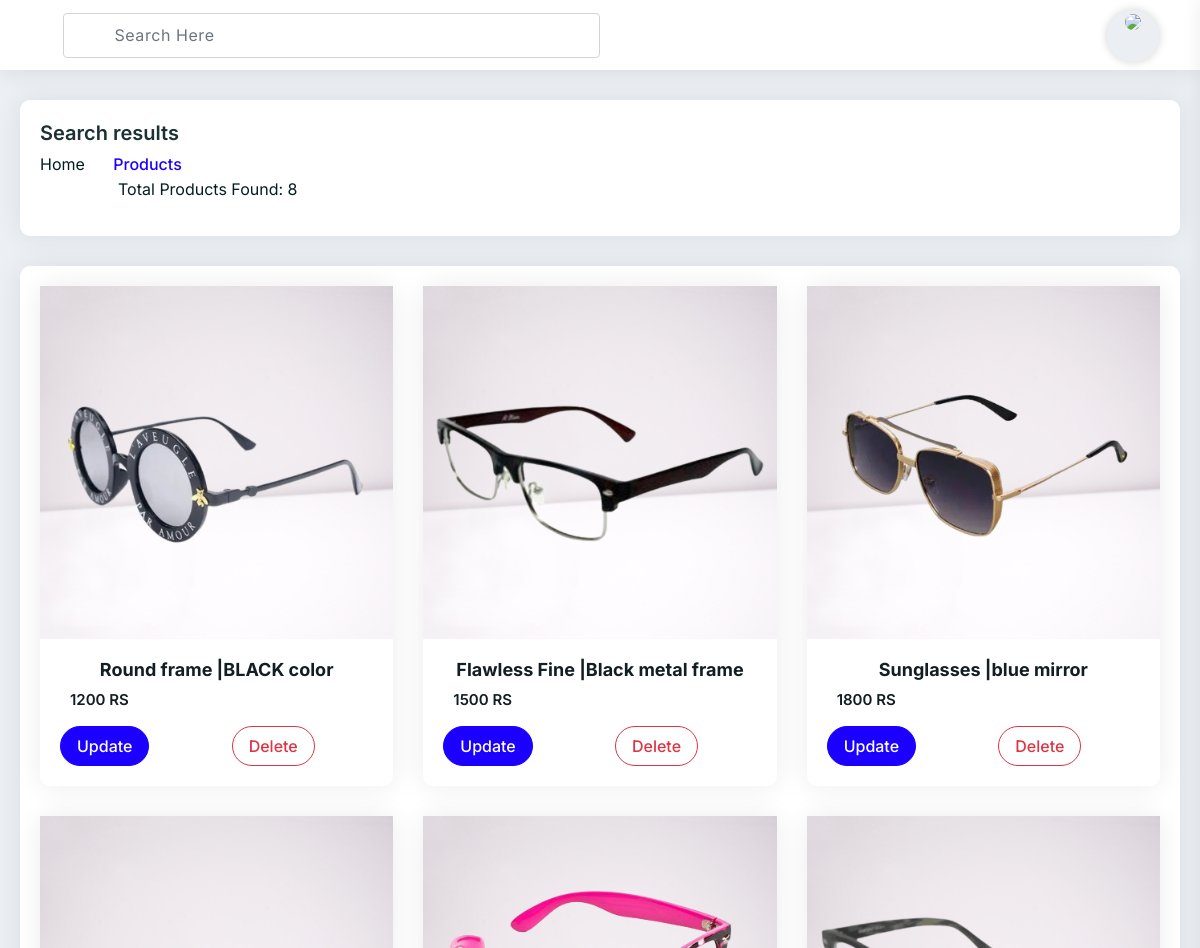
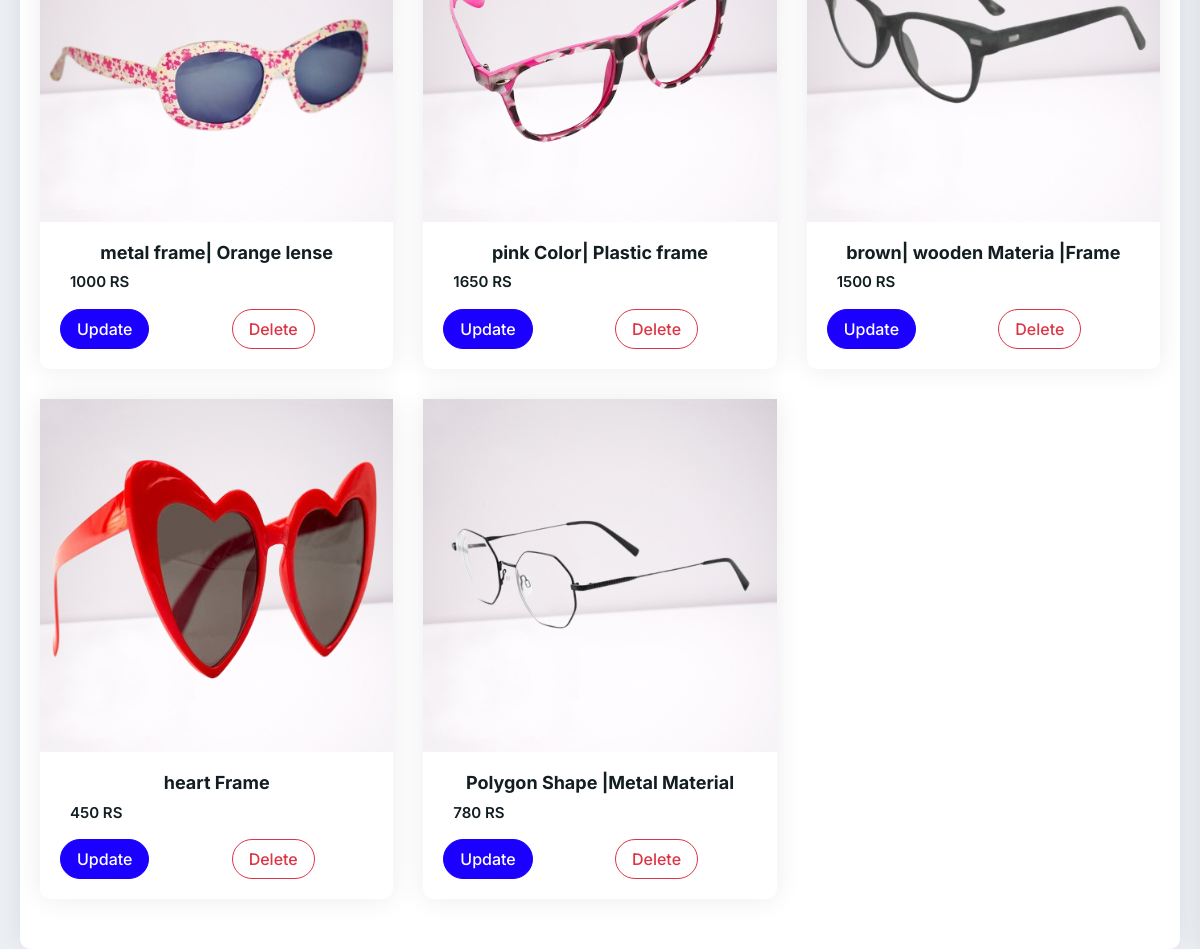
The app's page /search/ with its own data (2 pictures, top to bottom).
### clientapp/models.py (models this page shows)
class Product(models.Model):
    title=models.CharField(max_length=100)
    price=models.IntegerField(default=0)
    description=models.CharField(max_length=1000)
    image=models.FileField(upload_to='upload/products/')
    tryon=models.FileField(upload_to='upload/tryon/')
    category=models.ForeignKey(Category,on_delete=models.CASCADE)
    created_at = models.DateTimeField(default=timezone.now)  # Add this line

### AdminApp/views.py (the view)
# urls.py: path('search/', search_results, name='search_results'),
def search_results(request):
    query = request.GET.get('query', '')
    category_id = request.GET.get('category', '')
    from_date = request.GET.get('from_date', '')
    to_date = request.GET.get('to_date', '')
    print(f"Query: {query}, Category ID: {category_id}, From: {from_date}, To: {to_date}")
    products = Product.objects.all()
    if query:
        products = products.filter(
            Q(title__icontains=query) |
            Q(description__icontains=query)
        )
    if category_id:
        products = products.filter(category_id=category_id)
    if from_date and to_date:
        products = products.filter(created_at__range=[from_date, to_date])
    print(f"Filtered Products: {products}")
    categories = Category.objects.all()
    context = {
        'products': products,
        'categories': categories,
        'query': query,
        'selected_category': category_id,
        'from_date': from_date,
        'to_date': to_date,
    }
    return render(request, 'search_results.html', context)

### clientapp/context_processor.py (called while the page is built)
def user_profile_image(request):
    user = None
    if 'id' in request.session:
        try:
            user = User.objects.get(id=request.session['id'])
        except User.DoesNotExist:
            pass
    return {'user': user}

### AdminApp/templates/search_results.html (shortened to what this page needs)
{% extends "dashboardheader.html" %}
{% load static %}
{% block start %}
<div class="main-container">
    <div class="pd-ltr-20 xs-pd-20-10">
        <div class="min-height-200px">
            <div class="page-header">
                <div class="row">
                    <div class="col-md-6 col-sm-12 ">
                        <div class="title">
                            <h4>Search results</h4>
                        </div>
                        <nav aria-label="breadcrumb" role="navigation">
                            <ol class="breadcrumb">
                                <li class="breadcrumb-item"><a href="/dashboard/">Home</a></li>
                                <li class="breadcrumb-item active" aria-current="page">Products</li>
                            </ol>
                        </nav>
                        <div class="col-md-6 col-sm-12 text-right">
                            <p>Total Products Found: {{ products.count }}</p>
                        </div>
                    </div>
                </div>
            </div>
            <div class="card-box mb-30">
                <div class="pd-20">
                    {% if products %}
        <div class="product-wrap">
            <div class="product-list">
                <ul class="row">
                    {% for product in products %}
                    <li class="col-lg-4 col-md-6 col-sm-12">
                        <div class="product-box">
                            <div class="product-img">
                                <img src="{{ product.image.url }}" alt="{{ product.title }}">
                            </div>
                            <div class="product-caption">
                                <h4 class="text-center">
                                    <a href="#">{{ product.title }}</a>
                                </h4>
                                <div class="price">
                                    <ins>{{ product.price }} RS</ins>
                                </div>
                                <div class="row">
                                    <div class="col-lg-6 col-text-center">
                                        <button type="button" class="btn btn-primary" data-toggle="modal" data-target="#Update{{forloop.counter}}">
                                            Update
                                        </button>
                                    </div>
                                    <div class="col-lg-6 col-text-center">
                                        <a href="/deleteProduct/{{product.id}}" class="btn btn-outline-danger">Delete</a>
                                    </div>
                                </div>
                            </div>
                        </div>
                    </li>
                    {% endfor %}
                </ul>
            </div>
        </div>
    {% else %}
        <p>No products found.</p>
    {% endif %}
                </div>
            </div>
        </div>
    </div>
</div>
{% endblock %}

### AdminApp/templates/Dashboardheader.html (shortened to what this page needs)
{% load static %}
<!DOCTYPE html>
<html>
<head>
	<link rel="stylesheet" type="text/css" href="{% static 'vendors/styles/core.css' %}">
	<link rel="stylesheet" type="text/css" href="{% static 'vendors/styles/icon-font.min.css' %}">
	<link rel="stylesheet" type="text/css" href="{% static 'src/plugins/datatables/css/dataTables.bootstrap4.min.css' %}">
	<link rel="stylesheet" type="text/css" href="{% static 'src/plugins/datatables/css/responsive.bootstrap4.min.css' %}">
	<link rel="stylesheet" type="text/css" href="{% static 'vendors/styles/style.css' %}">
</head>
<body>
	<div class="header">
		<div class="header-left">
			<div class="menu-icon dw dw-menu"></div>
				<div class="header-search">
					<form method="GET" action="{% url 'search_results' %}" enctype="multipart/form-data">
						<div class="form-group mb-0">
							<i class="dw dw-search2 search-icon"></i>
							<input type="text" class="form-control search-input" name="query" placeholder="Search Here" value="{{ query }}">
						</div>
					</form>
				</div>
		</div>
		<div class="header-right">
			<div class="dashboard-setting user-notification">
				<div class="dropdown">
					<a class="dropdown-toggle no-arrow" href="javascript:;" data-toggle="right-sidebar">
						<i class="dw dw-settings2"></i>
					</a>
				</div>
			</div>
			<div class="user-info-dropdown">
				<div class="dropdown">
					<a class="dropdown-toggle" href="#" role="button" data-toggle="dropdown">
						<span class="user-icon">
							<img src="{% get_media_prefix %}{{user.image}}" id="image" class="mt-1">
						</span>
					</a>
				</div>
			</div>
		</div>
	</div>
	{% block start %}
    {% endblock %}
</body>
</html>

### records on screen
Product: image (picture), title "Round frame |BLACK color", price "1200"
Product: image (picture), title "Flawless Fine |Black metal frame", price "1500"
Product: image (picture), title "Sunglasses |blue mirror", price "1800"
Product: image (picture), title "metal frame| Orange lense", price "1000"
Product: image (picture), title "pink Color| Plastic frame", price "1650"
Product: image (picture), title "brown| wooden Materia |Frame", price "1500"
Product: image (picture), title "heart Frame", price "450"
Product: image (picture), title "Polygon Shape |Metal Material", price "780"

### other values on screen
{{ products.count }} "8"
